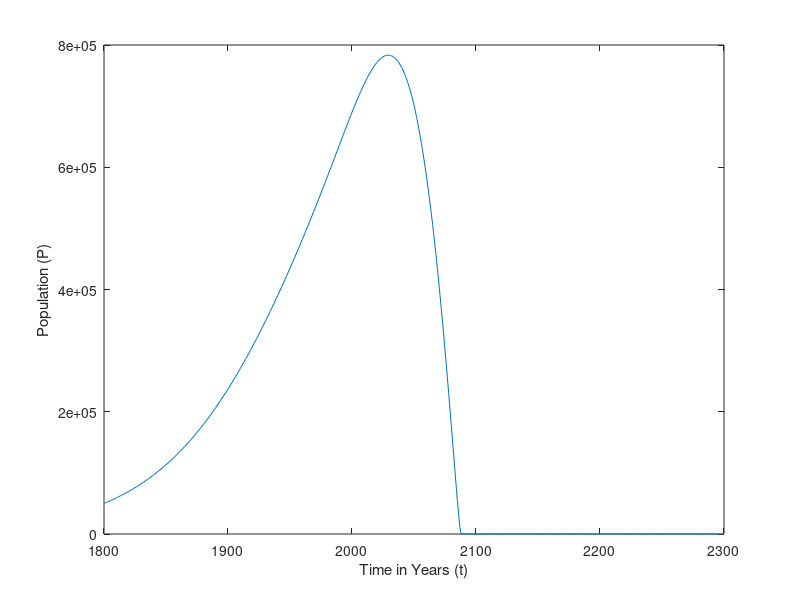
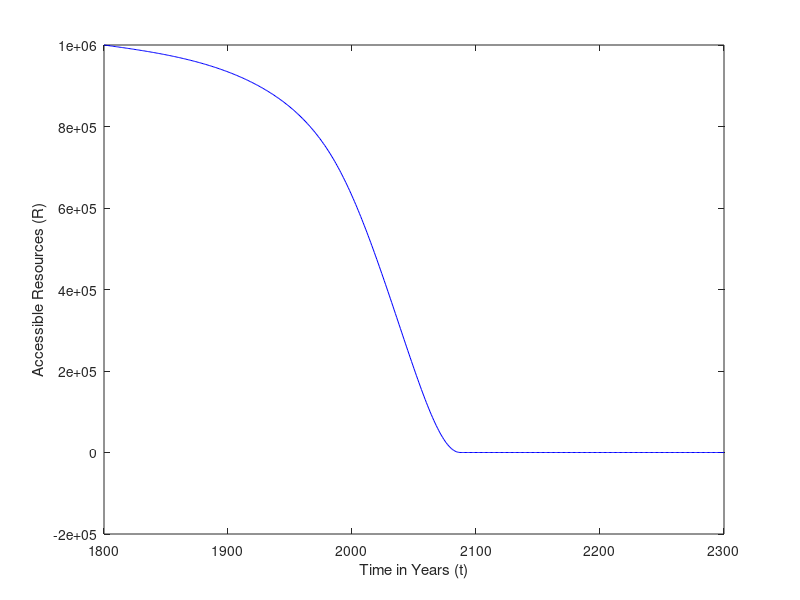
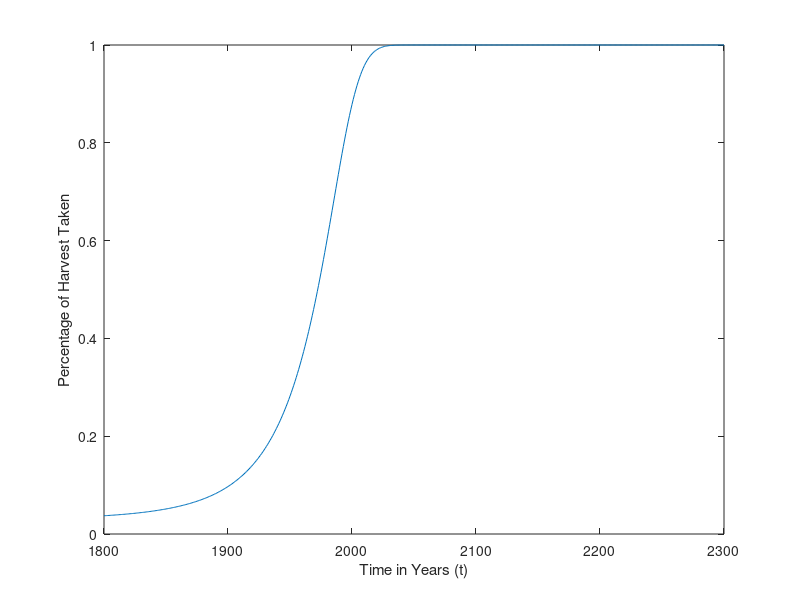
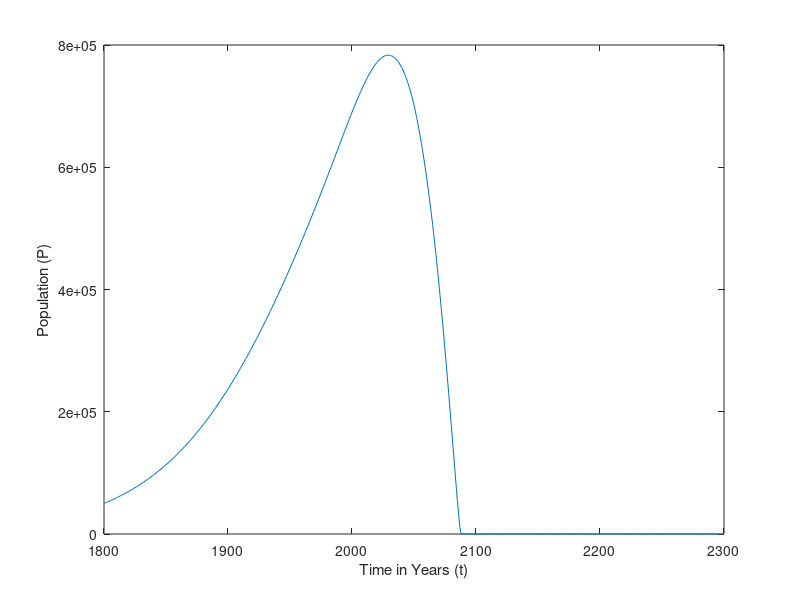

The MATLAB source for these figures, in order:
clear
a1 = 0.0177; % aP is the net growth rate of the population 0.0177
K1 = 1000000; % carrying capacity 1,000,000
c1 = 0.015; % growth rate of the resources 0.015
h1 = 0.008; % harvesting constant 0.008
B1 = 3.5; % controls the location of the mid-point of the sigmoid 3.5
y1 = 5; % controls how steep the curve is 5
a2 = 0.0177; % aP is the net growth rate of the population
K2 = 1000000; % carrying capacity
c2 = 0.015; % growth rate of the resources
h2 = 0.008; % harvesting constant
B2 = 3.5; % controls the location of the mid-point of the sigmoid
y2 = 5; % controls how steep the curve is
epsilon = 10^-4;

b1 = @(R,P) 1/(1 + exp(B1-y1*P/(R))) ;
b2 = @(R,P) 1/(1 + exp(B2-y2*P/R)) ;

model = @(t,z) [a1*z(1)*(1-(z(1)/(z(2)+(b1(z(2),z(1))*z(4))+epsilon))) ;
     (c1*z(2)*(1-(z(2)/K1)) - h1*z(1) - b2(z(4),z(3))*h2*z(3));
     a2*z(3)*(1-(z(3)/(z(4)+(b2(z(4),z(3))*z(2))+epsilon))) ;
     c2*z(4)*(1-(z(4)/K2)) - h2*z(3) - b1(z(2),z(1))*h1*z(1)];
 
tstart = 1800;
tmax = 2300;
dt = 1;
t = tstart:dt:tmax;

y0 = [50000, K1, 50000, K2];
iters = 1;
y = zeros((tmax-tstart)*(1/dt)+1,4);
ytemp = zeros((tmax-tstart)*(1/dt)+1,4);

options = odeset('NonNegative',[1 2 3 4]);
[t,y] = ode45(model,t,y0,options);

% Calculates the stolen resources
S1 = 1./(1+exp(B1 - y1*abs(y(:,1))./abs(y(:,2))));
S2 = 1./(1+exp(B2 - y2*abs(y(:,3))./abs(y(:,4))));

figure('name','Pop 1 Globalized')
plot(t,y(:,1))
ylabel('Population (P)')
xlabel('Time in Years (t)')

figure('name','Resources 1 Globalized')
plot(t,y(:,2),'Color',[0,0,1],'DisplayName','finalciv 1')
ylabel('Accessible Resources (R)')
xlabel('Time in Years (t)')

figure('name','Stolen 1 Globalized')
plot(t,S1)
ylabel('Percentage of Harvest Taken')
xlabel('Time in Years (t)')

figure('name','Pop 2 Globalized')
plot(t,y(:,3))
ylabel('Population (P)')
xlabel('Time in Years (t)')

figure('name','Resources 2 Globalized')
plot(t,y(:,4),'Color',[0,0,1],'DisplayName','finalciv 1')
ylabel('Accessible Resources (R)')
xlabel('Time in Years (t)')

figure('name','Stolen 2 Globalized')
plot(t,S2)
xlabel('Time in Years (t)')
ylabel('Percentage of Harvest Taken')


% TR is the total resources available to each civ (i.e. resources
% in their patch as well as resources they are stealing)
TR1 = S1.*y(:,4)+y(:,2);
TR2 = S2.*y(:,2)+y(:,4);

figure('name','Total Resources 1 Globalized')
plot(t,TR1)
xlabel('Time in Years (t)')
ylabel('Accessible Resources')

figure('name','Total Resources 2 Globalized')
plot(t,TR2)
ylabel('Accessible Resources')
xlabel('Time in Years (t)')
